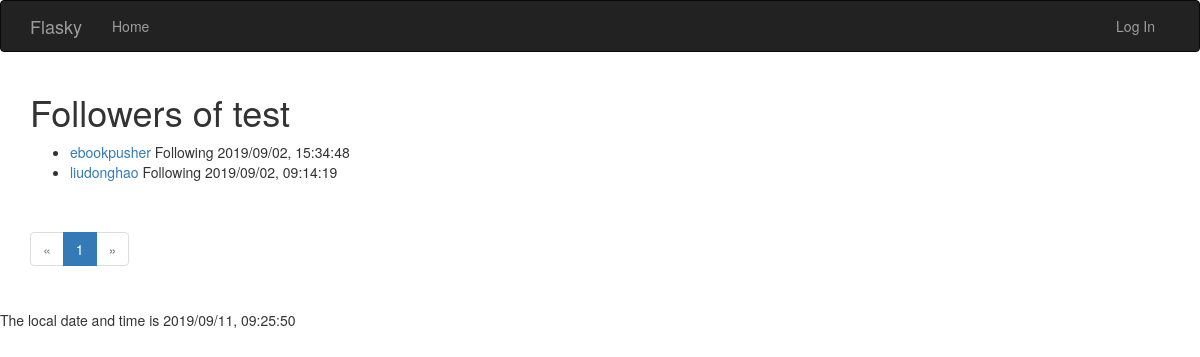
Page /followers/test on the committed database.
### app/models.py (models this page shows, shortened)
class User(UserMixin, db.Model):
    __tablename__ = 'users'
    id = db.Column(db.Integer, primary_key=True)
    username = db.Column(db.String(65), unique=True, index=True)
    email = db.Column(db.String(65), unique=True, index=True)
    password_hash = db.Column(db.String(128))
    confirmed = db.Column(db.Boolean, default=False)
    name = db.Column(db.String(65))
    location = db.Column(db.String(65))
    about_me = db.Column(db.Text())
    member_since = db.Column(db.DateTime(), default=datetime.utcnow)
    last_seen    = db.Column(db.DateTime(), default=datetime.utcnow)
    role_id = db.Column(db.Integer, db.ForeignKey('roles.id'))
    posts = db.relationship('Post', backref='author', lazy='dynamic')
    followed = db.relationship('Follow', foreign_keys=[Follow.follower_id], backref=db.backref('follower', lazy='joined'), lazy='dynamic', cascade='all, delete-orphan')
    followers = db.relationship('Follow', foreign_keys=[Follow.followed_id], backref=db.backref('followed', lazy='joined'), lazy='dynamic', cascade='all, delete-orphan')
    @property
    def password(self):
        raise AttributeError('password is not a reable attribute')

class Follow(db.Model):
    __tablename__ = 'follows'
    follower_id = db.Column(db.Integer, db.ForeignKey('users.id'), primary_key=True)
    followed_id = db.Column(db.Integer, db.ForeignKey('users.id'), primary_key=True)
    timestamp = db.Column(db.DateTime(), default=datetime.utcnow)

### app/main/views.py (the view)
@main.route('/followers/<username>')
def followers(username):
    user = User.query.filter_by(username=username).first()
    if user is None:
        flash('Invalidate username')
        return redirect(url_for('main.index'))
    page = request.args.get('page', 1, type=int)
    pagination = user.followers.order_by(Follow.timestamp.desc()).paginate(page, per_page=10, error_out=False)
    followers= [{'user':item.follower, 'timestamp':item.timestamp} for item in pagination.items]
    return render_template('followers.html', user=user, followers=followers, pagination=pagination)

### app/auth/views.py (called while the page is built)
@auth.before_app_request
def before_request():
    if current_user.is_authenticated:
        current_user.ping()
        if not current_user.confirmed \
        and request.endpoint[:5] != 'auth.' \
        and request.endpoint != 'static' :
            return redirect(url_for('auth.unconfirmed'))

### app/main/__init__.py (called while the page is built)
@main.app_context_processor
def inject_permissions():
    return dict(Permission=Permission)

### app/templates/followers.html (shortened to what this page needs)
{% extends 'base.html' %}
{% import "_macros.html" as macros %}
{% block page_content %}
<div class="page-head">
	<h1>Followers of {{ user.username }}</h1>
</div>
<div>
	<ul>
	{% for follower in followers %}
		<li>
			<a href="{{ url_for('.user', username=follower['user'].username) }}">{{ follower['user'].username }}</a>
			<span>Following {{ moment(follower['timestamp']).format('YYYY/MM/DD, HH:mm:ss') }}</span>
		</li>
	{% endfor %}
	</ul>
</div>
{% if pagination %}
<div class="pagination">
{{ macros.pagination_widget(pagination, '.followers', username=user.username) }}
</div>
{% endif %}
{% endblock %}

### rows in the picture
User: username "test"
User: user.username "ebookpusher"
Follow: timestamp "2019/09/02, 15:34:48"
User: user.username "liudonghao"
Follow: timestamp "2019/09/02, 09:14:19"

### other values in the picture
{{ p }} "1"
{{ moment().format('YYYY/MM/DD, HH:mm:ss',refresh=True) }} "2019/09/11, 09:25:50"
